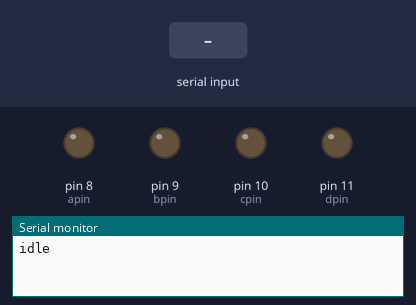
The sketch below on a simulated Arduino Uno, built with avr-gcc and run on an emulated ATmega328P. On the bench: output pins drawn as LEDs (lit = HIGH), the last lines printed to the serial monitor. The inputs (shaded band) are chosen by the test bench.

Above: at 1.2 s.
1.3 s: "0" received over Serial
At 1.45 s:
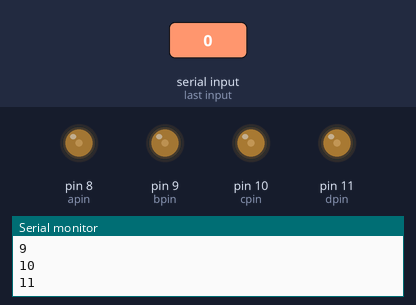
4.3 s: "1" received over Serial
At 6.2 s:
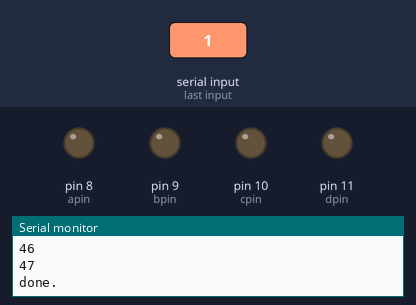
7.3 s: "0" received over Serial
At 7.49 s:
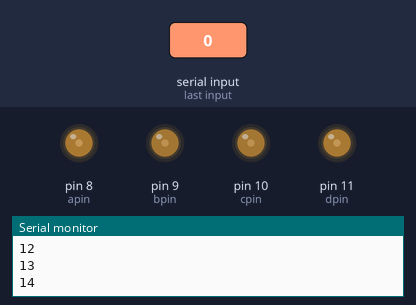
Timing chart, 0 to 10.3 s (numbered marks = the images above; inputs shaded):
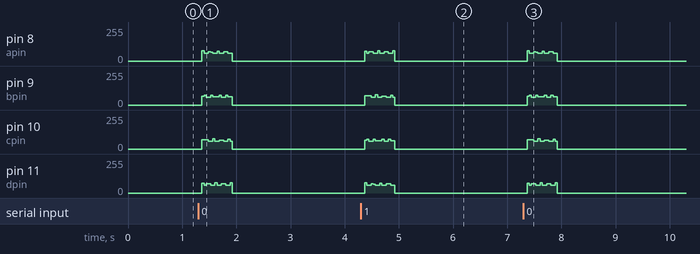

The sketch:

lamp-controller.ino
```cpp
// orange
int apin = 8;
// yellow
int bpin = 9;
// pink
int cpin = 10;
// blue
int dpin = 11;
int delaytime = 3;

int loopcount = 48;

void anti_clockwise()
{
	digitalWrite(apin, HIGH);
	delay(delaytime);
	digitalWrite(apin, LOW);

	digitalWrite(bpin, HIGH);
	delay(delaytime);
	digitalWrite(bpin, LOW);

	digitalWrite(cpin, HIGH);
	delay(delaytime);
	digitalWrite(cpin, LOW);

	digitalWrite(dpin, HIGH);
	delay(delaytime);
	digitalWrite(dpin, LOW);
}

void clock_wise()
{
	digitalWrite(dpin, HIGH);
	delay(delaytime);
	digitalWrite(dpin, LOW);

	digitalWrite(cpin, HIGH);
	delay(delaytime);
	digitalWrite(cpin, LOW);

	digitalWrite(bpin, HIGH);
	delay(delaytime);
	digitalWrite(bpin, LOW);

	digitalWrite(apin, HIGH);
	delay(delaytime);
	digitalWrite(apin, LOW);
}

void setup()
{
	pinMode(apin, OUTPUT);
	pinMode(bpin, OUTPUT);
	pinMode(cpin, OUTPUT);
	pinMode(dpin, OUTPUT);
	Serial.begin(9600);
	Serial.println("idle");
}

void loop()
{
	if (Serial.available() > 0)
	{
		int in = Serial.read();
		if (in == '0')
		{
			Serial.println("start rotating anti-clockwise.");
			for (int i = 0; i < loopcount; i++)
			{
				anti_clockwise();
				Serial.println(i);
			}
		}
		else if (in == '1')
		{
			Serial.println("start rotating clock-wise.");
			for (int i = 0; i < loopcount; i++)
			{
				clock_wise();
				Serial.println(i);
			}
		}
		Serial.println("done.");
	}
}
```
